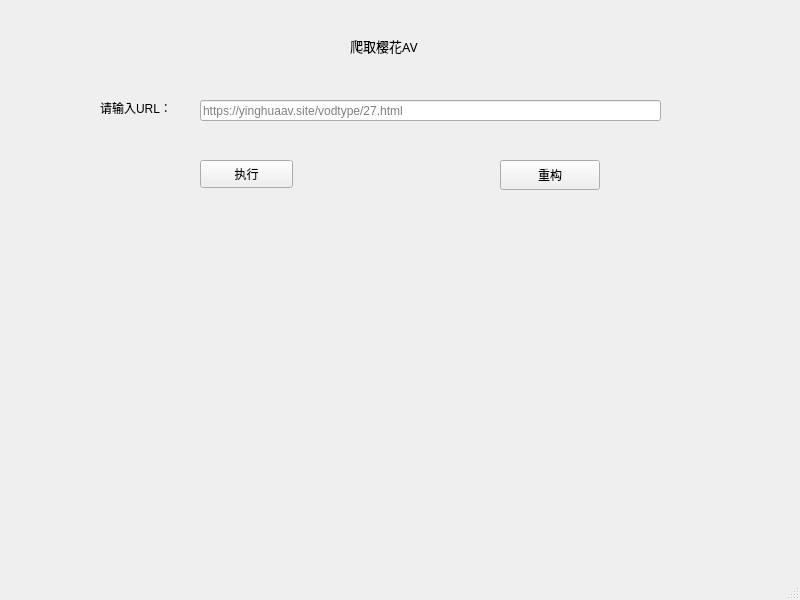
<?xml version="1.0" encoding="UTF-8"?>
<ui version="4.0">
 <class>MainWindow</class>
 <widget class="QMainWindow" name="MainWindow">
  <property name="geometry">
   <rect>
    <x>0</x>
    <y>0</y>
    <width>800</width>
    <height>600</height>
   </rect>
  </property>
  <property name="windowTitle">
   <string>MainWindow</string>
  </property>
  <widget class="QWidget" name="centralwidget">
   <widget class="QLabel" name="label">
    <property name="geometry">
     <rect>
      <x>350</x>
      <y>30</y>
      <width>111</width>
      <height>31</height>
     </rect>
    </property>
    <property name="font">
     <font>
      <family>黑体</family>
      <pointsize>10</pointsize>
     </font>
    </property>
    <property name="text">
     <string>爬取樱花AV</string>
    </property>
   </widget>
   <widget class="QLabel" name="label_2">
    <property name="geometry">
     <rect>
      <x>100</x>
      <y>100</y>
      <width>91</width>
      <height>16</height>
     </rect>
    </property>
    <property name="text">
     <string>请输入URL：</string>
    </property>
   </widget>
   <widget class="QLineEdit" name="lineEdit">
    <property name="geometry">
     <rect>
      <x>200</x>
      <y>100</y>
      <width>461</width>
      <height>21</height>
     </rect>
    </property>
    <property name="placeholderText">
     <string>https://yinghuaav.site/vodtype/27.html</string>
    </property>
   </widget>
   <widget class="QPushButton" name="pushButton">
    <property name="geometry">
     <rect>
      <x>200</x>
      <y>160</y>
      <width>93</width>
      <height>28</height>
     </rect>
    </property>
    <property name="text">
     <string>执行</string>
    </property>
   </widget>
   <widget class="QPushButton" name="pushButton_2">
    <property name="geometry">
     <rect>
      <x>500</x>
      <y>160</y>
      <width>100</width>
      <height>30</height>
     </rect>
    </property>
    <property name="text">
     <string>重构</string>
    </property>
   </widget>
  </widget>
  <widget class="QMenuBar" name="menubar">
   <property name="geometry">
    <rect>
     <x>0</x>
     <y>0</y>
     <width>800</width>
     <height>26</height>
    </rect>
   </property>
  </widget>
  <widget class="QStatusBar" name="statusbar"/>
 </widget>
 <resources/>
 <connections>
  <connection>
   <sender>pushButton_2</sender>
   <signal>clicked()</signal>
   <receiver>lineEdit</receiver>
   <slot>clear()</slot>
   <hints>
    <hint type="sourcelabel">
     <x>551</x>
     <y>191</y>
    </hint>
    <hint type="destinationlabel">
     <x>577</x>
     <y>141</y>
    </hint>
   </hints>
  </connection>
  <connection>
   <sender>pushButton</sender>
   <signal>clicked()</signal>
   <receiver>MainWindow</receiver>
   <slot>slot1()</slot>
   <hints>
    <hint type="sourcelabel">
     <x>255</x>
     <y>200</y>
    </hint>
    <hint type="destinationlabel">
     <x>247</x>
     <y>270</y>
    </hint>
   </hints>
  </connection>
 </connections>
 <slots>
  <slot>slot1()</slot>
 </slots>
</ui>
